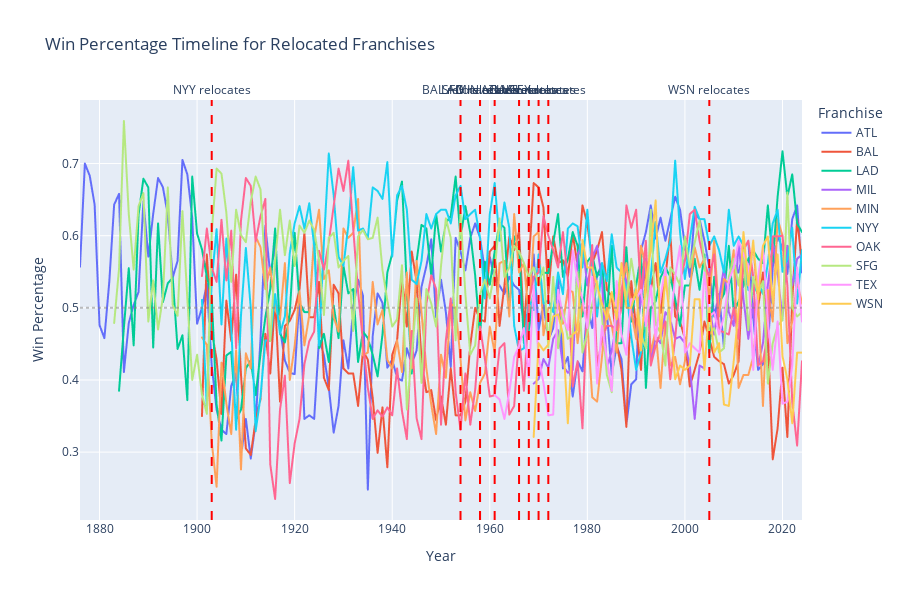
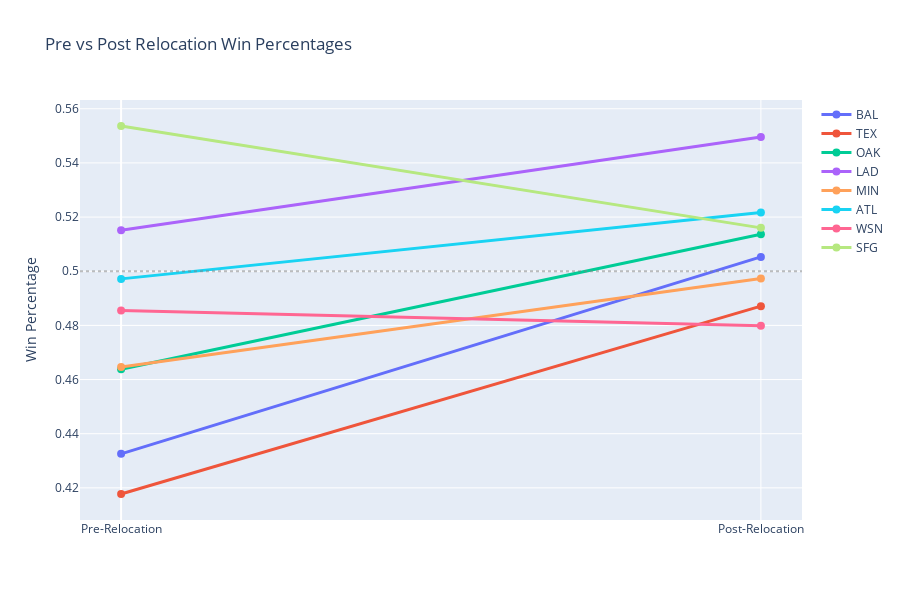
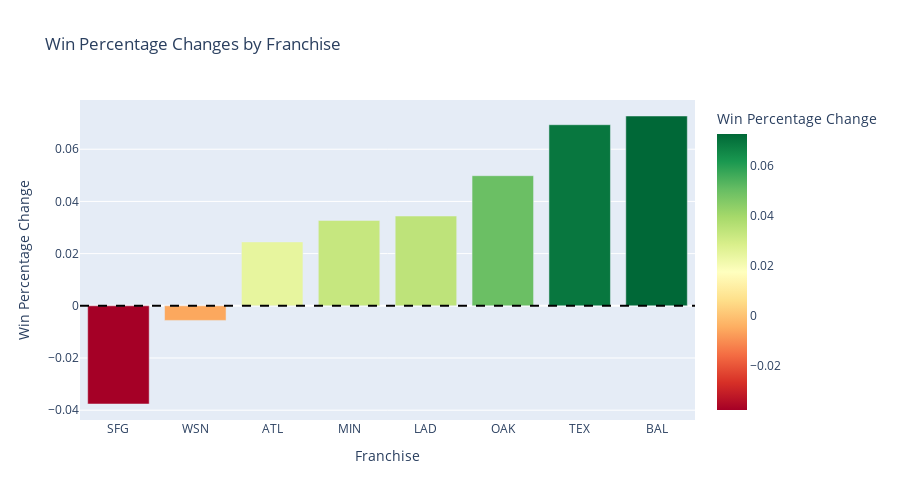

Source (notebook cell) for these figures, in order:
### Markdown cell above
## 11. Interactive Visualizations

### Code cell
# Create interactive visualizations using Plotly
import plotly.express as px
import plotly.graph_objects as go
from plotly.subplots import make_subplots

# 1. Interactive timeline for all relocated franchises
relocated_franchises = df[df['is_relocated_franchise'] == True]

fig = px.line(relocated_franchises, 
              x='yearID', 
              y='W_pct', 
              color='canonical_franchise',
              title='Win Percentage Timeline for Relocated Franchises',
              labels={'yearID': 'Year', 'W_pct': 'Win Percentage', 'canonical_franchise': 'Franchise'},
              hover_data=['teamID', 'name', 'W', 'L'])

# Add relocation markers
for _, row in relocation_summary.iterrows():
    fig.add_vline(x=row['relocation_year'], 
                  line_dash="dash", 
                  line_color="red",
                  annotation_text=f"{row['franchise']} relocates",
                  annotation_position="top")

fig.add_hline(y=0.5, line_dash="dot", line_color="gray", opacity=0.5)
fig.update_layout(height=600)
fig.show()

# 2. Interactive comparison of pre/post performance
fig2 = go.Figure()

for _, row in analysis_df.iterrows():
    fig2.add_trace(go.Scatter(
        x=[0, 1],
        y=[row['pre_mean'], row['post_mean']],
        mode='lines+markers',
        name=row['franchise'],
        line=dict(width=3),
        marker=dict(size=8),
        hovertemplate=f"<b>{row['franchise']}</b><br>" +
                     f"Pre: {row['pre_mean']:.3f}<br>" +
                     f"Post: {row['post_mean']:.3f}<br>" +
                     f"Change: {row['change']:+.3f}<br>" +
                     f"P-value: {row['p_value']:.4f}<extra></extra>"
    ))

fig2.update_layout(
    title='Pre vs Post Relocation Win Percentages',
    xaxis=dict(tickmode='array', tickvals=[0, 1], ticktext=['Pre-Relocation', 'Post-Relocation']),
    yaxis_title='Win Percentage',
    height=600
)

fig2.add_hline(y=0.5, line_dash="dot", line_color="gray", opacity=0.5)
fig2.show()

# 3. Effect size visualization
fig3 = px.bar(analysis_df.sort_values('change'), 
              x='franchise', 
              y='change',
              color='change',
              color_continuous_scale='RdYlGn',
              title='Win Percentage Changes by Franchise',
              labels={'change': 'Win Percentage Change', 'franchise': 'Franchise'},
              hover_data=['p_value', 'cohens_d', 'significant'])

fig3.add_hline(y=0, line_dash="dash", line_color="black")
fig3.update_layout(height=500)
fig3.show()

### Figure 1 — Plotly figure (JSON) as saved in the notebook; plotly's stock layout.template omitted (floating-point values rounded to 4 significant figures; data arrays with more than 128 entries replaced by an {"elided": "..."} marker saying what was removed)
{"data": [{"customdata": {"elided": "149x4 mixed values"}, "hovertemplate": "Franchise=ATL<br>Year=%{x}<br>Win Percentage=%{y}<br>teamID=%{customdata[0]}<br>name=%{customdata[1]}<br>W=%{customdata[2]}<br>L=%{customdata[3]}<extra></extra>", "legendgroup": "ATL", "line": {"color": "#636efa", "dash": "solid"}, "marker": {"symbol": "circle"}, "mode": "lines", "name": "ATL", "showlegend": true, "type": "scattergl", "x": {"elided": "149 int values"}, "xaxis": "x", "y": {"elided": "149 float values"}, "yaxis": "y"}, {"customdata": {"elided": "124x4 mixed values"}, "hovertemplate": "Franchise=BAL<br>Year=%{x}<br>Win Percentage=%{y}<br>teamID=%{customdata[0]}<br>name=%{customdata[1]}<br>W=%{customdata[2]}<br>L=%{customdata[3]}<extra></extra>", "legendgroup": "BAL", "line": {"color": "#EF553B", "dash": "solid"}, "marker": {"symbol": "circle"}, "mode": "lines", "name": "BAL", "showlegend": true, "type": "scattergl", "x": [1901, 1902, 1903, 1904, 1905, 1906, 1907, 1908, 1909, 1910, 1911, 1912, 1913, 1914, 1915, 1916, 1917, 1918, 1919, 1920, 1921, 1922, 1923, 1924, 1925, 1926, 1927, 1928, 1929, 1930, 1931, 1932, 1933, 1934, 1935, 1936, 1937, 1938, 1939, 1940, 1941, 1942, 1943, 1944, 1945, 1946, 1947, 1948, 1949, 1950, 1951, 1952, 1953, 1954, 1955, 1956, 1957, 1958, 1959, 1960, 1961, 1962, 1963, 1964, 1965, 1966, 1967, 1968, 1969, 1970, 1971, 1972, 1973, 1974, 1975, 1976, 1977, 1978, 1979, 1980, 1981, 1982, 1983, 1984, 1985, 1986, 1987, 1988, 1989, 1990, 1991, 1992, 1993, 1994, 1995, 1996, 1997, 1998, 1999, 2000, 2001, 2002, 2003, 2004, 2005, 2006, 2007, 2008, 2009, 2010, 2011, 2012, 2013, 2014, 2015, 2016, 2017, 2018, 2019, 2020, 2021, 2022, 2023, 2024], "xaxis": "x", "y": [0.35, 0.574, 0.468, 0.428, 0.353, 0.51, 0.454, 0.546, 0.407, 0.305, 0.296, 0.344, 0.373, 0.464, 0.409, 0.513, 0.37, 0.475, 0.482, 0.497, 0.526, 0.604, 0.487, 0.487, 0.536, 0.403, 0.386, 0.532, 0.52, 0.416, 0.409, 0.409, 0.364, 0.441, 0.428, 0.375, 0.299, 0.362, 0.279, 0.435, 0.455, 0.543, 0.474, 0.578, 0.536, 0.429, 0.383, 0.386, 0.344, 0.377, 0.338, 0.416, 0.351, 0.351, 0.37, 0.448, 0.5, 0.484, 0.481, 0.578, 0.586, 0.475, 0.531, 0.599, 0.58, 0.606, 0.472, 0.562, 0.673, 0.667, 0.639, 0.519, 0.599, 0.562, 0.566, 0.543, 0.602, 0.559, 0.642, 0.617, 0.562, 0.58, 0.605, 0.525, 0.516, 0.451, 0.414, 0.335, 0.537, 0.472, 0.414, 0.549, 0.525, 0.562, 0.493, 0.543, 0.605, 0.488, 0.481, 0.457, 0.391, 0.414, 0.438, 0.481, 0.457, 0.432, 0.426, 0.422, 0.395, 0.407, 0.426, 0.574, 0.525, 0.593, 0.5, 0.549, 0.463, 0.29, 0.333, 0.417, 0.321, 0.512, 0.623, 0.562], "yaxis": "y"}, {"customdata": {"elided": "141x4 mixed values"}, "hovertemplate": "Franchise=LAD<br>Year=%{x}<br>Win Percentage=%{y}<br>teamID=%{customdata[0]}<br>name=%{customdata[1]}<br>W=%{customdata[2]}<br>L=%{customdata[3]}<extra></extra>", "legendgroup": "LAD", "line": {"color": "#00cc96", "dash": "solid"}, "marker": {"symbol": "circle"}, "mode": "lines", "name": "LAD", "showlegend": true, "type": "scattergl", "x": {"elided": "141 int values"}, "xaxis": "x", "y": {"elided": "141 float values"}, "yaxis": "y"}, {"customdata": {"elided": "56x4 mixed values"}, "hovertemplate": "Franchise=MIL<br>Year=%{x}<br>Win Percentage=%{y}<br>teamID=%{customdata[0]}<br>name=%{customdata[1]}<br>W=%{customdata[2]}<br>L=%{customdata[3]}<extra></extra>", "legendgroup": "MIL", "line": {"color": "#ab63fa", "dash": "solid"}, "marker": {"symbol": "circle"}, "mode": "lines", "name": "MIL", "showlegend": true, "type": "scattergl", "x": [1969, 1970, 1971, 1972, 1973, 1974, 1975, 1976, 1977, 1978, 1979, 1980, 1981, 1982, 1983, 1984, 1985, 1986, 1987, 1988, 1989, 1990, 1991, 1992, 1993, 1994, 1995, 1996, 1997, 1998, 1999, 2000, 2001, 2002, 2003, 2004, 2005, 2006, 2007, 2008, 2009, 2010, 2011, 2012, 2013, 2014, 2015, 2016, 2017, 2018, 2019, 2020, 2021, 2022, 2023, 2024], "xaxis": "x", "y": [0.395, 0.401, 0.429, 0.417, 0.457, 0.469, 0.42, 0.41, 0.414, 0.574, 0.59, 0.531, 0.569, 0.586, 0.537, 0.416, 0.441, 0.478, 0.562, 0.537, 0.5, 0.457, 0.512, 0.568, 0.426, 0.461, 0.451, 0.494, 0.484, 0.457, 0.46, 0.451, 0.42, 0.346, 0.42, 0.416, 0.5, 0.463, 0.512, 0.556, 0.494, 0.475, 0.593, 0.512, 0.457, 0.506, 0.42, 0.451, 0.531, 0.589, 0.549, 0.483, 0.586, 0.531, 0.568, 0.574], "yaxis": "y"}, {"customdata": {"elided": "124x4 mixed values"}, "hovertemplate": "Franchise=MIN<br>Year=%{x}<br>Win Percentage=%{y}<br>teamID=%{customdata[0]}<br>name=%{customdata[1]}<br>W=%{customdata[2]}<br>L=%{customdata[3]}<extra></extra>", "legendgroup": "MIN", "line": {"color": "#FFA15A", "dash": "solid"}, "marker": {"symbol": "circle"}, "mode": "lines", "name": "MIN", "showlegend": true, "type": "scattergl", "x": [1901, 1902, 1903, 1904, 1905, 1906, 1907, 1908, 1909, 1910, 1911, 1912, 1913, 1914, 1915, 1916, 1917, 1918, 1919, 1920, 1921, 1922, 1923, 1924, 1925, 1926, 1927, 1928, 1929, 1930, 1931, 1932, 1933, 1934, 1935, 1936, 1937, 1938, 1939, 1940, 1941, 1942, 1943, 1944, 1945, 1946, 1947, 1948, 1949, 1950, 1951, 1952, 1953, 1954, 1955, 1956, 1957, 1958, 1959, 1960, 1961, 1962, 1963, 1964, 1965, 1966, 1967, 1968, 1969, 1970, 1971, 1972, 1973, 1974, 1975, 1976, 1977, 1978, 1979, 1980, 1981, 1982, 1983, 1984, 1985, 1986, 1987, 1988, 1989, 1990, 1991, 1992, 1993, 1994, 1995, 1996, 1997, 1998, 1999, 2000, 2001, 2002, 2003, 2004, 2005, 2006, 2007, 2008, 2009, 2010, 2011, 2012, 2013, 2014, 2015, 2016, 2017, 2018, 2019, 2020, 2021, 2022, 2023, 2024], "xaxis": "x", "y": [0.459, 0.449, 0.314, 0.252, 0.424, 0.367, 0.325, 0.441, 0.276, 0.437, 0.416, 0.599, 0.584, 0.526, 0.556, 0.497, 0.484, 0.562, 0.4, 0.447, 0.523, 0.448, 0.49, 0.597, 0.636, 0.54, 0.552, 0.487, 0.467, 0.61, 0.597, 0.604, 0.651, 0.434, 0.438, 0.536, 0.477, 0.497, 0.428, 0.416, 0.455, 0.411, 0.549, 0.416, 0.565, 0.494, 0.416, 0.366, 0.325, 0.435, 0.403, 0.506, 0.5, 0.429, 0.344, 0.383, 0.357, 0.396, 0.409, 0.474, 0.438, 0.562, 0.565, 0.488, 0.63, 0.549, 0.562, 0.488, 0.599, 0.605, 0.462, 0.5, 0.5, 0.506, 0.478, 0.525, 0.522, 0.451, 0.506, 0.478, 0.376, 0.37, 0.432, 0.5, 0.475, 0.438, 0.525, 0.562, 0.494, 0.457, 0.586, 0.556, 0.438, 0.469, 0.389, 0.481, 0.42, 0.432, 0.394, 0.426, 0.525, 0.584, 0.556, 0.568, 0.512, 0.593, 0.488, 0.54, 0.534, 0.58, 0.389, 0.407, 0.407, 0.432, 0.512, 0.364, 0.525, 0.481, 0.623, 0.6, 0.451, 0.481, 0.537, 0.506], "yaxis": "y"}, {"customdata": {"elided": "124x4 mixed values"}, "hovertemplate": "Franchise=NYY<br>Year=%{x}<br>Win Percentage=%{y}<br>teamID=%{customdata[0]}<br>name=%{customdata[1]}<br>W=%{customdata[2]}<br>L=%{customdata[3]}<extra></extra>", "legendgroup": "NYY", "line": {"color": "#19d3f3", "dash": "solid"}, "marker": {"symbol": "circle"}, "mode": "lines", "name": "NYY", "showlegend": true, "type": "scattergl", "x": [1901, 1902, 1903, 1904, 1905, 1906, 1907, 1908, 1909, 1910, 1911, 1912, 1913, 1914, 1915, 1916, 1917, 1918, 1919, 1920, 1921, 1922, 1923, 1924, 1925, 1926, 1927, 1928, 1929, 1930, 1931, 1932, 1933, 1934, 1935, 1936, 1937, 1938, 1939, 1940, 1941, 1942, 1943, 1944, 1945, 1946, 1947, 1948, 1949, 1950, 1951, 1952, 1953, 1954, 1955, 1956, 1957, 1958, 1959, 1960, 1961, 1962, 1963, 1964, 1965, 1966, 1967, 1968, 1969, 1970, 1971, 1972, 1973, 1974, 1975, 1976, 1977, 1978, 1979, 1980, 1981, 1982, 1983, 1984, 1985, 1986, 1987, 1988, 1989, 1990, 1991, 1992, 1993, 1994, 1995, 1996, 1997, 1998, 1999, 2000, 2001, 2002, 2003, 2004, 2005, 2006, 2007, 2008, 2009, 2010, 2011, 2012, 2013, 2014, 2015, 2016, 2017, 2018, 2019, 2020, 2021, 2022, 2023, 2024], "xaxis": "x", "y": [0.511, 0.362, 0.537, 0.609, 0.477, 0.596, 0.473, 0.331, 0.49, 0.583, 0.5, 0.329, 0.377, 0.455, 0.454, 0.519, 0.464, 0.488, 0.576, 0.617, 0.641, 0.61, 0.645, 0.586, 0.448, 0.591, 0.714, 0.656, 0.571, 0.558, 0.614, 0.695, 0.607, 0.61, 0.597, 0.667, 0.662, 0.651, 0.702, 0.571, 0.656, 0.669, 0.636, 0.539, 0.533, 0.565, 0.63, 0.61, 0.63, 0.636, 0.636, 0.617, 0.656, 0.669, 0.623, 0.63, 0.636, 0.597, 0.513, 0.63, 0.673, 0.593, 0.646, 0.611, 0.475, 0.44, 0.444, 0.512, 0.497, 0.574, 0.506, 0.51, 0.494, 0.549, 0.519, 0.61, 0.617, 0.613, 0.556, 0.636, 0.551, 0.488, 0.562, 0.537, 0.602, 0.556, 0.549, 0.528, 0.46, 0.414, 0.438, 0.469, 0.543, 0.619, 0.549, 0.568, 0.593, 0.704, 0.605, 0.54, 0.594, 0.64, 0.623, 0.623, 0.586, 0.599, 0.58, 0.549, 0.636, 0.586, 0.599, 0.586, 0.525, 0.519, 0.537, 0.519, 0.562, 0.617, 0.636, 0.55, 0.568, 0.611, 0.506, 0.58], "yaxis": "y"}, {"customdata": {"elided": "124x4 mixed values"}, "hovertemplate": "Franchise=OAK<br>Year=%{x}<br>Win Percentage=%{y}<br>teamID=%{customdata[0]}<br>name=%{customdata[1]}<br>W=%{customdata[2]}<br>L=%{customdata[3]}<extra></extra>", "legendgroup": "OAK", "line": {"color": "#FF6692", "dash": "solid"}, "marker": {"symbol": "circle"}, "mode": "lines", "name": "OAK", "showlegend": true, "type": "scattergl", "x": [1901, 1902, 1903, 1904, 1905, 1906, 1907, 1908, 1909, 1910, 1911, 1912, 1913, 1914, 1915, 1916, 1917, 1918, 1919, 1920, 1921, 1922, 1923, 1924, 1925, 1926, 1927, 1928, 1929, 1930, 1931, 1932, 1933, 1934, 1935, 1936, 1937, 1938, 1939, 1940, 1941, 1942, 1943, 1944, 1945, 1946, 1947, 1948, 1949, 1950, 1951, 1952, 1953, 1954, 1955, 1956, 1957, 1958, 1959, 1960, 1961, 1962, 1963, 1964, 1965, 1966, 1967, 1968, 1969, 1970, 1971, 1972, 1973, 1974, 1975, 1976, 1977, 1978, 1979, 1980, 1981, 1982, 1983, 1984, 1985, 1986, 1987, 1988, 1989, 1990, 1991, 1992, 1993, 1994, 1995, 1996, 1997, 1998, 1999, 2000, 2001, 2002, 2003, 2004, 2005, 2006, 2007, 2008, 2009, 2010, 2011, 2012, 2013, 2014, 2015, 2016, 2017, 2018, 2019, 2020, 2021, 2022, 2023, 2024], "xaxis": "x", "y": [0.544, 0.61, 0.556, 0.536, 0.622, 0.538, 0.607, 0.444, 0.621, 0.68, 0.669, 0.592, 0.627, 0.651, 0.283, 0.235, 0.359, 0.406, 0.257, 0.312, 0.346, 0.422, 0.454, 0.467, 0.579, 0.553, 0.591, 0.641, 0.693, 0.662, 0.704, 0.61, 0.523, 0.453, 0.389, 0.346, 0.358, 0.349, 0.362, 0.351, 0.416, 0.357, 0.318, 0.468, 0.347, 0.318, 0.506, 0.545, 0.526, 0.338, 0.455, 0.513, 0.383, 0.331, 0.409, 0.338, 0.386, 0.474, 0.429, 0.377, 0.379, 0.444, 0.451, 0.352, 0.364, 0.462, 0.385, 0.506, 0.543, 0.549, 0.627, 0.6, 0.58, 0.556, 0.605, 0.54, 0.391, 0.426, 0.333, 0.512, 0.587, 0.42, 0.457, 0.475, 0.475, 0.469, 0.5, 0.642, 0.611, 0.636, 0.519, 0.593, 0.42, 0.447, 0.465, 0.481, 0.401, 0.457, 0.537, 0.565, 0.63, 0.636, 0.593, 0.562, 0.543, 0.574, 0.469, 0.466, 0.463, 0.5, 0.457, 0.58, 0.593, 0.543, 0.42, 0.426, 0.463, 0.599, 0.599, 0.6, 0.531, 0.37, 0.309, 0.426], "yaxis": "y"}, {"customdata": {"elided": "142x4 mixed values"}, "hovertemplate": "Franchise=SFG<br>Year=%{x}<br>Win Percentage=%{y}<br>teamID=%{customdata[0]}<br>name=%{customdata[1]}<br>W=%{customdata[2]}<br>L=%{customdata[3]}<extra></extra>", "legendgroup": "SFG", "line": {"color": "#B6E880", "dash": "solid"}, "marker": {"symbol": "circle"}, "mode": "lines", "name": "SFG", "showlegend": true, "type": "scattergl", "x": {"elided": "142 int values"}, "xaxis": "x", "y": {"elided": "142 float values"}, "yaxis": "y"}, {"customdata": {"elided": "64x4 mixed values"}, "hovertemplate": "Franchise=TEX<br>Year=%{x}<br>Win Percentage=%{y}<br>teamID=%{customdata[0]}<br>name=%{customdata[1]}<br>W=%{customdata[2]}<br>L=%{customdata[3]}<extra></extra>", "legendgroup": "TEX", "line": {"color": "#FF97FF", "dash": "solid"}, "marker": {"symbol": "circle"}, "mode": "lines", "name": "TEX", "showlegend": true, "type": "scattergl", "x": [1961, 1962, 1963, 1964, 1965, 1966, 1967, 1968, 1969, 1970, 1971, 1972, 1973, 1974, 1975, 1976, 1977, 1978, 1979, 1980, 1981, 1982, 1983, 1984, 1985, 1986, 1987, 1988, 1989, 1990, 1991, 1992, 1993, 1994, 1995, 1996, 1997, 1998, 1999, 2000, 2001, 2002, 2003, 2004, 2005, 2006, 2007, 2008, 2009, 2010, 2011, 2012, 2013, 2014, 2015, 2016, 2017, 2018, 2019, 2020, 2021, 2022, 2023, 2024], "xaxis": "x", "y": [0.379, 0.373, 0.346, 0.383, 0.432, 0.447, 0.472, 0.404, 0.531, 0.432, 0.396, 0.351, 0.352, 0.525, 0.488, 0.469, 0.58, 0.537, 0.512, 0.472, 0.543, 0.395, 0.475, 0.429, 0.385, 0.537, 0.463, 0.435, 0.512, 0.512, 0.525, 0.475, 0.531, 0.456, 0.514, 0.556, 0.475, 0.543, 0.586, 0.438, 0.451, 0.444, 0.438, 0.549, 0.488, 0.494, 0.463, 0.488, 0.537, 0.556, 0.593, 0.574, 0.558, 0.414, 0.543, 0.586, 0.481, 0.414, 0.481, 0.367, 0.37, 0.42, 0.556, 0.481], "yaxis": "y"}, {"customdata": {"elided": "56x4 mixed values"}, "hovertemplate": "Franchise=WSN<br>Year=%{x}<br>Win Percentage=%{y}<br>teamID=%{customdata[0]}<br>name=%{customdata[1]}<br>W=%{customdata[2]}<br>L=%{customdata[3]}<extra></extra>", "legendgroup": "WSN", "line": {"color": "#FECB52", "dash": "solid"}, "marker": {"symbol": "circle"}, "mode": "lines", "name": "WSN", "showlegend": true, "type": "scattergl", "x": [1969, 1970, 1971, 1972, 1973, 1974, 1975, 1976, 1977, 1978, 1979, 1980, 1981, 1982, 1983, 1984, 1985, 1986, 1987, 1988, 1989, 1990, 1991, 1992, 1993, 1994, 1995, 1996, 1997, 1998, 1999, 2000, 2001, 2002, 2003, 2004, 2005, 2006, 2007, 2008, 2009, 2010, 2011, 2012, 2013, 2014, 2015, 2016, 2017, 2018, 2019, 2020, 2021, 2022, 2023, 2024], "xaxis": "x", "y": [0.321, 0.451, 0.441, 0.449, 0.488, 0.491, 0.463, 0.34, 0.463, 0.469, 0.594, 0.556, 0.556, 0.531, 0.506, 0.484, 0.522, 0.484, 0.562, 0.5, 0.5, 0.525, 0.441, 0.537, 0.58, 0.649, 0.458, 0.543, 0.481, 0.401, 0.42, 0.414, 0.42, 0.512, 0.512, 0.414, 0.5, 0.438, 0.451, 0.366, 0.364, 0.426, 0.497, 0.605, 0.531, 0.593, 0.512, 0.586, 0.599, 0.506, 0.574, 0.433, 0.401, 0.34, 0.438, 0.438], "yaxis": "y"}], "layout": {"annotations": [{"showarrow": false, "text": "ATL relocates", "x": 1966, "xanchor": "center", "xref": "x", "y": 1, "yanchor": "bottom", "yref": "y domain"}, {"showarrow": false, "text": "LAD relocates", "x": 1958, "xanchor": "center", "xref": "x", "y": 1, "yanchor": "bottom", "yref": "y domain"}, {"showarrow": false, "text": "SFG relocates", "x": 1958, "xanchor": "center", "xref": "x", "y": 1, "yanchor": "bottom", "yref": "y domain"}, {"showarrow": false, "text": "OAK relocates", "x": 1968, "xanchor": "center", "xref": "x", "y": 1, "yanchor": "bottom", "yref": "y domain"}, {"showarrow": false, "text": "MIN relocates", "x": 1961, "xanchor": "center", "xref": "x", "y": 1, "yanchor": "bottom", "yref": "y domain"}, {"showarrow": false, "text": "TEX relocates", "x": 1972, "xanchor": "center", "xref": "x", "y": 1, "yanchor": "bottom", "yref": "y domain"}, {"showarrow": false, "text": "BAL relocates", "x": 1954, "xanchor": "center", "xref": "x", "y": 1, "yanchor": "bottom", "yref": "y domain"}, {"showarrow": false, "text": "MIL relocates", "x": 1970, "xanchor": "center", "xref": "x", "y": 1, "yanchor": "bottom", "yref": "y domain"}, {"showarrow": false, "text": "WSN relocates", "x": 2005, "xanchor": "center", "xref": "x", "y": 1, "yanchor": "bottom", "yref": "y domain"}, {"showarrow": false, "text": "NYY relocates", "x": 1903, "xanchor": "center", "xref": "x", "y": 1, "yanchor": "bottom", "yref": "y domain"}], "height": 600, "legend": {"title": {"text": "Franchise"}, "tracegroupgap": 0}, "shapes": [{"line": {"color": "red", "dash": "dash"}, "type": "line", "x0": 1966, "x1": 1966, "xref": "x", "y0": 0, "y1": 1, "yref": "y domain"}, {"line": {"color": "red", "dash": "dash"}, "type": "line", "x0": 1958, "x1": 1958, "xref": "x", "y0": 0, "y1": 1, "yref": "y domain"}, {"line": {"color": "red", "dash": "dash"}, "type": "line", "x0": 1958, "x1": 1958, "xref": "x", "y0": 0, "y1": 1, "yref": "y domain"}, {"line": {"color": "red", "dash": "dash"}, "type": "line", "x0": 1968, "x1": 1968, "xref": "x", "y0": 0, "y1": 1, "yref": "y domain"}, {"line": {"color": "red", "dash": "dash"}, "type": "line", "x0": 1961, "x1": 1961, "xref": "x", "y0": 0, "y1": 1, "yref": "y domain"}, {"line": {"color": "red", "dash": "dash"}, "type": "line", "x0": 1972, "x1": 1972, "xref": "x", "y0": 0, "y1": 1, "yref": "y domain"}, {"line": {"color": "red", "dash": "dash"}, "type": "line", "x0": 1954, "x1": 1954, "xref": "x", "y0": 0, "y1": 1, "yref": "y domain"}, {"line": {"color": "red", "dash": "dash"}, "type": "line", "x0": 1970, "x1": 1970, "xref": "x", "y0": 0, "y1": 1, "yref": "y domain"}, {"line": {"color": "red", "dash": "dash"}, "type": "line", "x0": 2005, "x1": 2005, "xref": "x", "y0": 0, "y1": 1, "yref": "y domain"}, {"line": {"color": "red", "dash": "dash"}, "type": "line", "x0": 1903, "x1": 1903, "xref": "x", "y0": 0, "y1": 1, "yref": "y domain"}, {"line": {"color": "gray", "dash": "dot"}, "opacity": 0.5, "type": "line", "x0": 0, "x1": 1, "xref": "x domain", "y0": 0.5, "y1": 0.5, "yref": "y"}], "title": {"text": "Win Percentage Timeline for Relocated Franchises"}, "xaxis": {"anchor": "y", "domain": [0, 1], "title": {"text": "Year"}}, "yaxis": {"anchor": "x", "domain": [0, 1], "title": {"text": "Win Percentage"}}}}

### Figure 2 — Plotly figure (JSON) as saved in the notebook; plotly's stock layout.template omitted (floating-point values rounded to 4 significant figures)
{"data": [{"hovertemplate": "<b>BAL</b><br>Pre: 0.433<br>Post: 0.505<br>Change: +0.073<br>P-value: 0.0000<extra></extra>", "line": {"width": 3}, "marker": {"size": 8}, "mode": "lines+markers", "name": "BAL", "type": "scatter", "x": [0, 1], "y": [0.4326, 0.5053]}, {"hovertemplate": "<b>TEX</b><br>Pre: 0.418<br>Post: 0.487<br>Change: +0.069<br>P-value: 0.0013<extra></extra>", "line": {"width": 3}, "marker": {"size": 8}, "mode": "lines+markers", "name": "TEX", "type": "scatter", "x": [0, 1], "y": [0.4177, 0.4871]}, {"hovertemplate": "<b>OAK</b><br>Pre: 0.464<br>Post: 0.514<br>Change: +0.050<br>P-value: 0.0095<extra></extra>", "line": {"width": 3}, "marker": {"size": 8}, "mode": "lines+markers", "name": "OAK", "type": "scatter", "x": [0, 1], "y": [0.4638, 0.5136]}, {"hovertemplate": "<b>LAD</b><br>Pre: 0.515<br>Post: 0.550<br>Change: +0.034<br>P-value: 0.0101<extra></extra>", "line": {"width": 3}, "marker": {"size": 8}, "mode": "lines+markers", "name": "LAD", "type": "scatter", "x": [0, 1], "y": [0.5151, 0.5496]}, {"hovertemplate": "<b>MIN</b><br>Pre: 0.465<br>Post: 0.497<br>Change: +0.033<br>P-value: 0.0222<extra></extra>", "line": {"width": 3}, "marker": {"size": 8}, "mode": "lines+markers", "name": "MIN", "type": "scatter", "x": [0, 1], "y": [0.4646, 0.4973]}, {"hovertemplate": "<b>ATL</b><br>Pre: 0.497<br>Post: 0.522<br>Change: +0.024<br>P-value: 0.1340<extra></extra>", "line": {"width": 3}, "marker": {"size": 8}, "mode": "lines+markers", "name": "ATL", "type": "scatter", "x": [0, 1], "y": [0.4972, 0.5217]}, {"hovertemplate": "<b>WSN</b><br>Pre: 0.486<br>Post: 0.480<br>Change: -0.006<br>P-value: 0.7852<extra></extra>", "line": {"width": 3}, "marker": {"size": 8}, "mode": "lines+markers", "name": "WSN", "type": "scatter", "x": [0, 1], "y": [0.4855, 0.4799]}, {"hovertemplate": "<b>SFG</b><br>Pre: 0.554<br>Post: 0.516<br>Change: -0.038<br>P-value: 0.0029<extra></extra>", "line": {"width": 3}, "marker": {"size": 8}, "mode": "lines+markers", "name": "SFG", "type": "scatter", "x": [0, 1], "y": [0.5536, 0.516]}], "layout": {"height": 600, "shapes": [{"line": {"color": "gray", "dash": "dot"}, "opacity": 0.5, "type": "line", "x0": 0, "x1": 1, "xref": "x domain", "y0": 0.5, "y1": 0.5, "yref": "y"}], "title": {"text": "Pre vs Post Relocation Win Percentages"}, "xaxis": {"tickmode": "array", "ticktext": ["Pre-Relocation", "Post-Relocation"], "tickvals": [0, 1]}, "yaxis": {"title": {"text": "Win Percentage"}}}}

### Figure 3 — Plotly figure (JSON) as saved in the notebook; plotly's stock layout.template omitted (floating-point values rounded to 4 significant figures)
{"data": [{"customdata": [[0.002865, -0.5103, true], [0.7852, -0.07637, false], [0.134, 0.2524, false], [0.02218, 0.4163, true], [0.01014, 0.4396, true], [0.009479, 0.475, true], [0.001264, 1.119, true], [5.651e-06, 0.8619, true]], "hovertemplate": "Franchise=%{x}<br>Win Percentage Change=%{marker.color}<br>p_value=%{customdata[0]}<br>cohens_d=%{customdata[1]}<br>significant=%{customdata[2]}<extra></extra>", "legendgroup": "", "marker": {"color": [-0.03763, -0.0056, 0.02448, 0.03273, 0.0344, 0.04986, 0.06939, 0.07273], "coloraxis": "coloraxis", "pattern": {"shape": ""}}, "name": "", "orientation": "v", "showlegend": false, "textposition": "auto", "type": "bar", "x": ["SFG", "WSN", "ATL", "MIN", "LAD", "OAK", "TEX", "BAL"], "xaxis": "x", "y": [-0.03763, -0.0056, 0.02448, 0.03273, 0.0344, 0.04986, 0.06939, 0.07273], "yaxis": "y"}], "layout": {"barmode": "relative", "coloraxis": {"colorbar": {"title": {"text": "Win Percentage Change"}}, "colorscale": [[0, "rgb(165,0,38)"], [0.1, "rgb(215,48,39)"], [0.2, "rgb(244,109,67)"], [0.3, "rgb(253,174,97)"], [0.4, "rgb(254,224,139)"], [0.5, "rgb(255,255,191)"], [0.6, "rgb(217,239,139)"], [0.7, "rgb(166,217,106)"], [0.8, "rgb(102,189,99)"], [0.9, "rgb(26,152,80)"], [1, "rgb(0,104,55)"]]}, "height": 500, "legend": {"tracegroupgap": 0}, "shapes": [{"line": {"color": "black", "dash": "dash"}, "type": "line", "x0": 0, "x1": 1, "xref": "x domain", "y0": 0, "y1": 0, "yref": "y"}], "title": {"text": "Win Percentage Changes by Franchise"}, "xaxis": {"anchor": "y", "domain": [0, 1], "title": {"text": "Franchise"}}, "yaxis": {"anchor": "x", "domain": [0, 1], "title": {"text": "Win Percentage Change"}}}}
